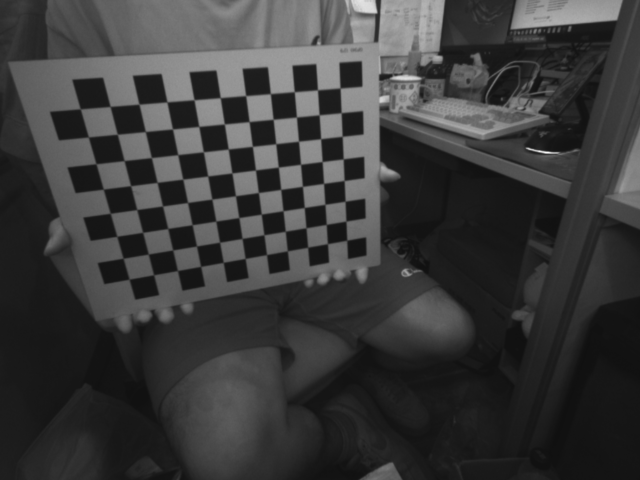
#> input picture biaoding/right/right1.png, 640 x 480 px; its folder holds 4 pictures in this run
$ python biaoding_in.py
#> lines starting #> are read from the running program, lines starting #| are printed output that depends on the picture; after the words box and inside, x2 and y2 are one past the last pixel; in counts of white or black regions, pixels touching at a corner belong together
import cv2
import numpy as np
import glob
import os

# ======================
# 棋盘格与角点检测参数
# ======================
criteria = (cv2.TERM_CRITERIA_EPS + cv2.TERM_CRITERIA_MAX_ITER, 30, 0.001)
pattern_size = (11, 8)

# 生成棋盘格三维点坐标（Z=0）
objp = np.zeros((pattern_size[0] * pattern_size[1], 3), np.float32)
objp[:, :2] = np.mgrid[0:pattern_size[0], 0:pattern_size[1]].T.reshape(-1, 2)


def calibrate_camera(image_path_pattern, save_prefix):
    """标定单个相机，并返回 M, D, image_size"""
#> called with save_prefix = 'right'
    obj_points = []
    img_points = []

    images = glob.glob(image_path_pattern)
    if len(images) == 0:
        raise FileNotFoundError(f"未找到图片: {image_path_pattern}")

    print(f"\n📷 正在处理路径: {image_path_pattern} 共 {len(images)} 张图片")

    img_size = None

    for i, fname in enumerate(images):
        img = cv2.imread(fname)
#> img is the input picture: shape (480, 640, 3); min 16, max 248, mean 58.3
        if img is None:
            print(f"❌ 读取失败: {fname}")
            continue

        gray = cv2.cvtColor(img, cv2.COLOR_BGR2GRAY)
        if img_size is None:
            img_size = gray.shape[::-1]
#> img_size = (640, 480)

        ret, corners = cv2.findChessboardCorners(gray, pattern_size, None)
#> ret = True; corners = 88 rows, first 8: [346.8, 240.3], [327.6, 243.5], [307.7, 247.3], [287.1, 251.3], [266.6, 254.6], [244.9, 258.7], [223.5, 262.6], [200.5, 266.4]
        print(f"  {os.path.basename(fname)} -> ret={ret}")
#|   right1.png -> ret=True

        if ret:
            obj_points.append(objp)
            corners2 = cv2.cornerSubPix(gray, corners, (5, 5), (-1, -1), criteria)
#> corners2 = 88 rows, first 8: [346.7, 240.3], [327.5, 243.6], [307.7, 247.2], [287.4, 250.8], [266.5, 254.6], [245.1, 258.5], [223.3, 262.4], [200.6, 266.4]
            img_points.append(corners2)
            cv2.drawChessboardCorners(img, pattern_size, corners2, ret)
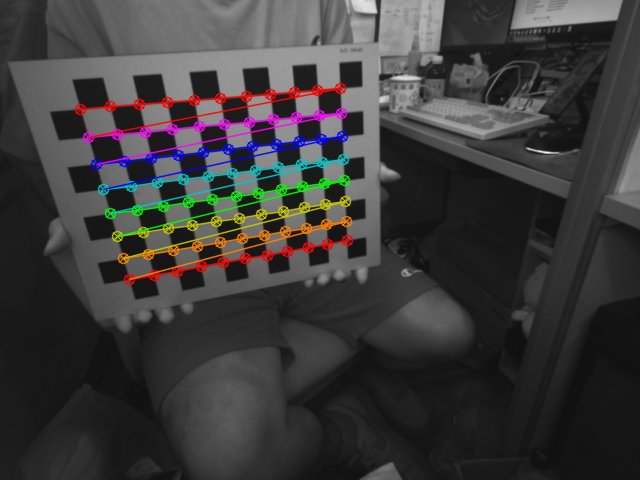
#> img: shape (480, 640, 3); 5.49% of pixels changed, all inside (x1, y1, x2, y2) = (74, 82, 354, 286)
            cv2.imwrite(f"{save_prefix}_corner_{i+1}.jpg", img)
#> pass 2 of the loop in calibrate_camera, `for i, fname in enumerate(images):`:
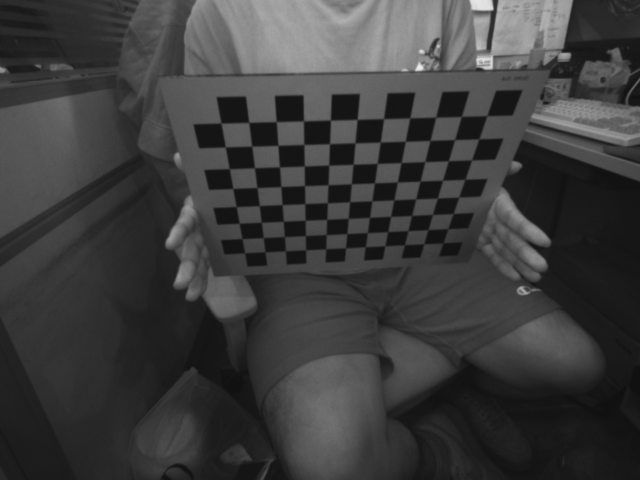
#> input picture biaoding/right/right10.png, 640 x 480 px
#> in calibrate_camera, img is the input picture: shape (480, 640, 3); min 16, max 237, mean 60.7
#> corners = 88 rows, first 8: [442.9, 242.7], [423.9, 243.6], [404.4, 244.7], [384.8, 245.8], [365.4, 246.7], [345.6, 247.7], [325.6, 248.8], [305.6, 249.7]
#|   right10.png -> ret=True
#> corners2 = 88 rows, first 8: [442.9, 242.9], [423.7, 243.7], [404.5, 244.8], [385, 245.7], [365.4, 246.7], [345.5, 247.8], [325.7, 248.8], [305.6, 249.8]
#> in calibrate_camera, `cv2.drawChessboardCorners(img, pattern_size, corners2, ret)`:
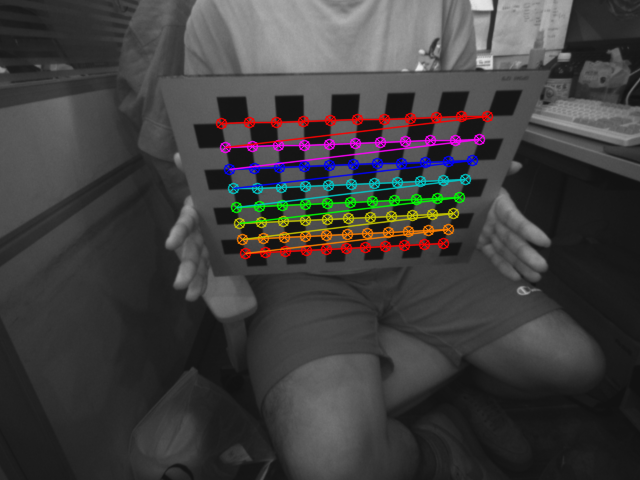
#> img: shape (480, 640, 3); 5.28% of pixels changed, all inside (x1, y1, x2, y2) = (215, 110, 494, 260)
#> pass 3 of the loop in calibrate_camera, `for i, fname in enumerate(images):`:
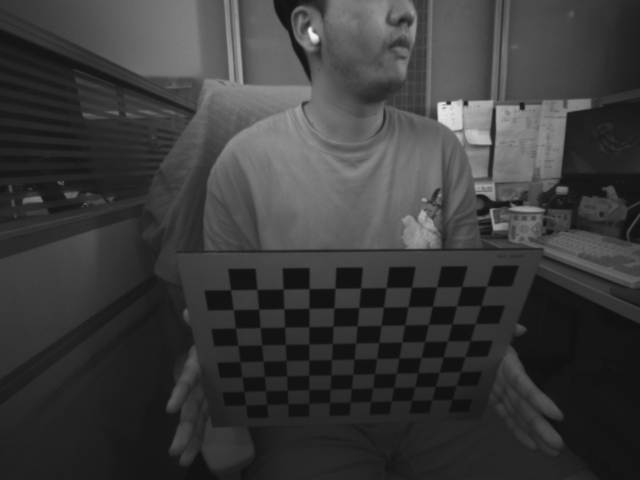
#> input picture biaoding/right/right11.png, 640 x 480 px
#> in calibrate_camera, img is the input picture: shape (480, 640, 3); min 17, max 244, mean 58.9
#> corners = 88 rows, first 8: [450, 398], [431.8, 399.6], [411.5, 400.5], [391.3, 400.8], [370.8, 401.5], [350.2, 402], [329.6, 402.6], [308.7, 403.4]
#|   right11.png -> ret=True
#> corners2 = 88 rows, first 8: [452.1, 399.3], [431.8, 399.6], [411.6, 400.3], [391.3, 400.9], [370.7, 401.5], [350.1, 402.1], [329.5, 402.6], [308.7, 403.3]
#> in calibrate_camera, `cv2.drawChessboardCorners(img, pattern_size, corners2, ret)`:
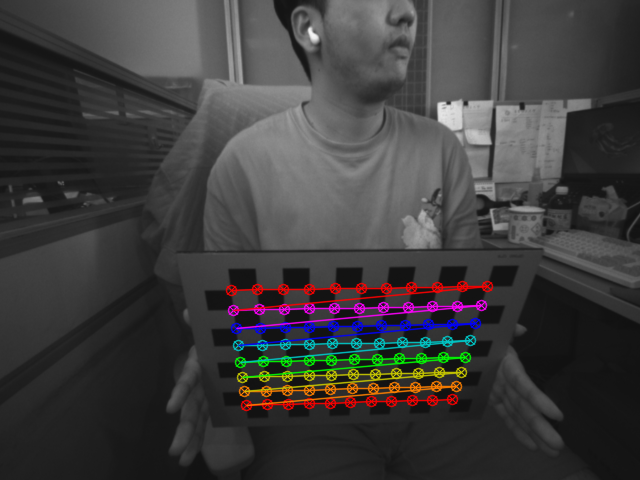
#> img: shape (480, 640, 3); 5.2% of pixels changed, all inside (x1, y1, x2, y2) = (225, 280, 494, 412)
#> the loop made 4 passes; the first 3 are shown

    if len(img_points) == 0:
        raise RuntimeError(f"❌ {save_prefix} 未检测到任何棋盘格角点。")

    # 相机标定
    ret, M, D, rvecs, tvecs = cv2.calibrateCamera(obj_points, img_points, img_size, None, None)

    print(f"\n✅ {save_prefix} 标定完成")
    print("ret:", ret)
    print("M:\n", M)
    print("D:\n", D)
    print("-----------------------------------------------------")

    # 去畸变示例
    img = cv2.imread(images[0])
    h, w = img.shape[:2]
#> h = 480; w = 640
    newM, roi = cv2.getOptimalNewCameraMatrix(M, D, (w, h), 1, (w, h))
    dst = cv2.undistort(img, M, D, None, newM)
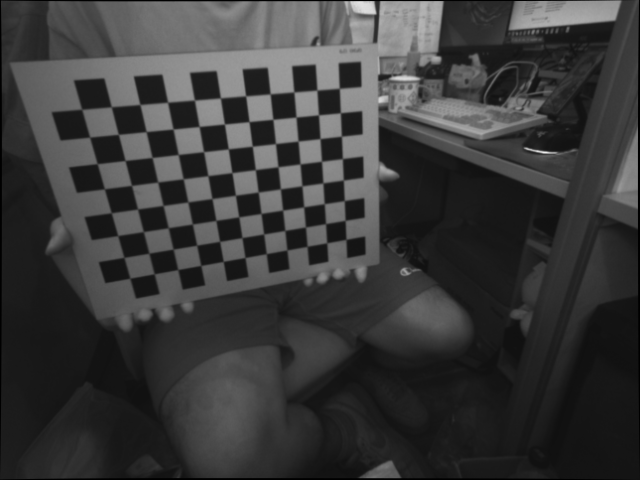
#> dst: shape (480, 640, 3); min 0, max 237, mean 57.7
    x, y, w, h = roi
    dst1 = dst[y:y+h, x:x+w]
    cv2.imwrite(f"{save_prefix}_undistort.jpg", dst1)
    print(f"✅ {save_prefix} 去畸变结果保存为: {save_prefix}_undistort.jpg")
    print("-----------------------------------------------------\n")

    return M, D, img_size


# ======================
# 分别标定左右相机
# ======================

M2, D2, size_right = calibrate_camera("/home/lrs/biaoding/shuangmu_biaoding/biaoding/right/*.png", "right")  # 右相机
M1, D1, size_left  = calibrate_camera("/home/lrs/biaoding/shuangmu_biaoding/biaoding/left/*.png",  "left")   # 左相机
#> (the run stopped early here; a loop or call above may not have finished)
